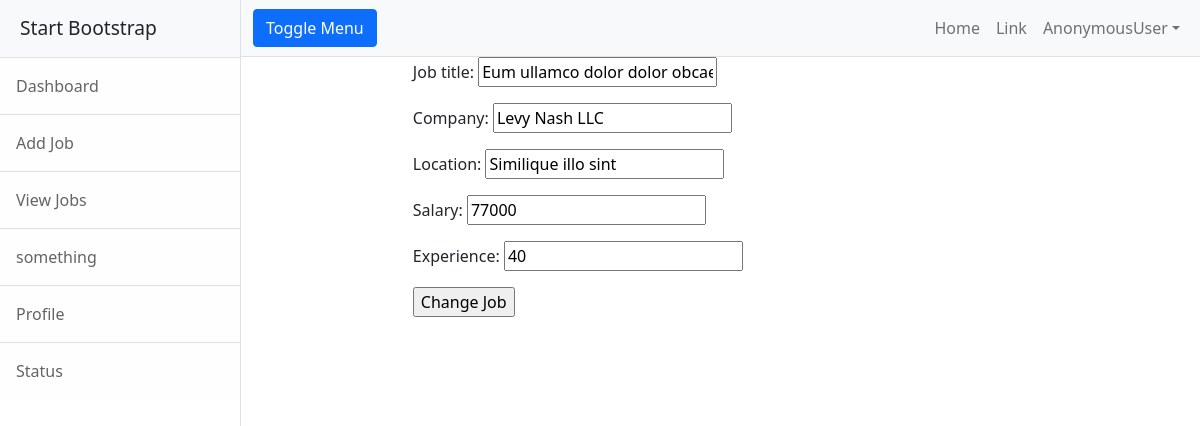
Before: /jobs/change/2/ with the older database file.
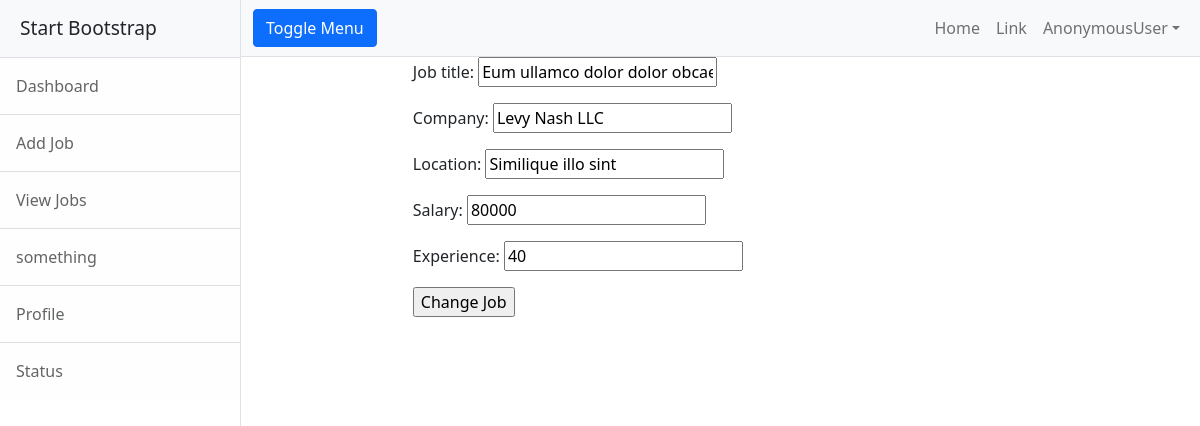
After: the same page with the newer database file.
### employer/models.py (models this page shows, shortened)
class Job(models.Model):
    job_title = models.CharField(max_length=120)
    company = models.CharField(max_length=120)
    location = models.CharField(max_length=120)
    salary = models.PositiveIntegerField(null=True)
    experience = models.PositiveIntegerField(default=0)

### employer/views.py (the view)
# urls.py: path('jobs/change/<int:id>/', views.JobEditView.as_view(), name="emp-jobedit"),
class JobEditView(UpdateView):
    model = Job
    form_class = JobForm
    template_name = 'emp-editjob.html'
    pk_url_kwarg = 'id'
    success_url = reverse_lazy('emp-alljobs')

### employer/forms.py
class JobForm(forms.ModelForm):
    class Meta:
        model = Job
        fields = '__all__'

### employer/templates/emp-editjob.html (shortened to what this page needs)
{% extends 'base.html' %}
{% block content %}
<div class="row">
    <div class="col-2"></div>
    <div class="col-8">
        <form method="post">
            {{ form.as_p }}
            <input type="submit" value="Change Job">
        </form>
    </div>
    <div class="col-2"></div>
</div>
{% endblock %}

Changed rows visible on the page:
changed Job "Eum ullamco dolor dolor obcaecati in et": salary "77000" → "80000"
